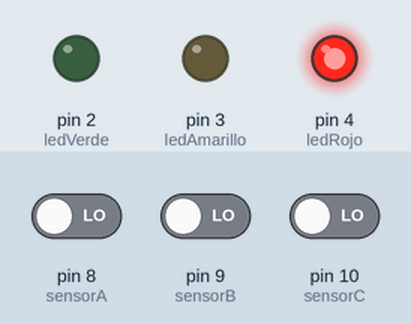
This sketch was run on a simulated Arduino Uno, built with avr-gcc and run on an emulated ATmega328P. On the bench: output pins drawn as LEDs (lit = HIGH). Inputs (shaded band) come from the test bench; at power-on: pin 8 (sensorA) LOW, pin 9 (sensorB) LOW, pin 10 (sensorC) LOW.

Above: at 1.2 s.
1.3 s: pin 8 (sensorA) driven HIGH and pin 9 (sensorB) driven HIGH
At 1.7 s:
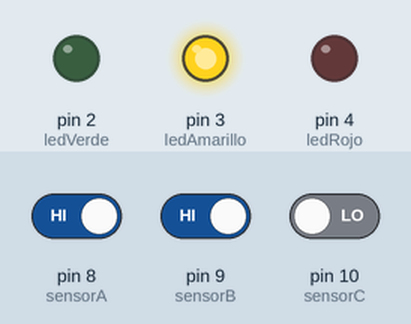
2.8 s: pin 10 (sensorC) driven HIGH
At 4.0 s:
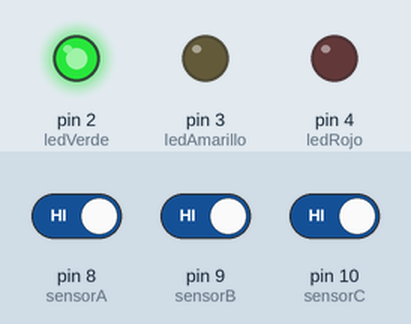
4.3 s: pin 10 (sensorC) driven LOW
At 5.2 s:
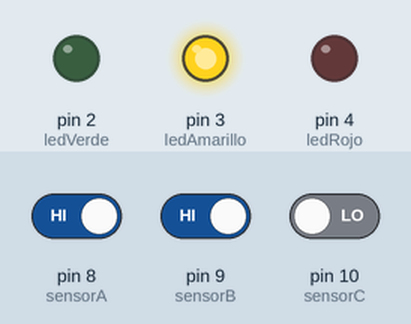
5.8 s: pin 8 (sensorA) driven LOW
At 6.3 s:
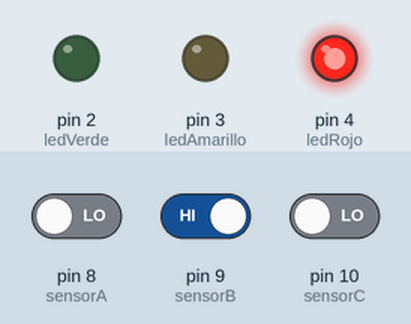
Timing chart, 0 to 8.3 s (numbered marks = the images above; inputs shaded):
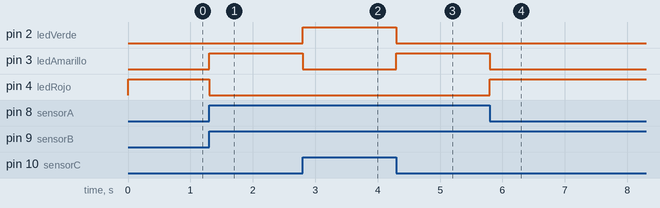

The sketch:

Sensores_de_Fabrica.ino
```cpp
//Una fabrica de quesos cuenta con tres sensores que
//permiten medir el largo, ancho y peso de cada queso.
//El producto se rechaza si al menos dos de las medidas
//son erradas (0). El producto pasa a revisión si al menos
//uno de los sensores reporta un valor errado (0).
//El producto sale para despacho si todos los sensores
//reportan un buen estado (1).


int ledRojo = 4;     //PUERTO DE SALIDA
int ledAmarillo = 3;  //PUERTO DE SALIDA
int ledVerde = 2;     //PUERTO DE SALIDA

int sensorA = 8; // ENTRADA DEL SENSOR A
int sensorB = 9; // ENTRADA DEL SENSOR B
int sensorC = 10; //ENTRADA DEL SENSOR C

// (sensorA and sensor B) or sensorC

int x=0; //PARA ALMACENAR EL VALOR DEL SENSOR A
int y=0; //PARA ALMACENAR EL VALOR DEL SENSOR B
int z=0; //PARA ALMACENAR EL VALOR DEL SENSOR C

int verde;
int Rojo;
int amarillo;

void setup()
{
  pinMode(ledRojo, OUTPUT);     //SALIDA
  pinMode(ledAmarillo, OUTPUT);   //SALIDA
  pinMode(ledVerde, OUTPUT);    //SALIDA


  pinMode(sensorA, INPUT); //ENTRADA
  pinMode(sensorB, INPUT); //ENTRADA
  pinMode(sensorC, INPUT); //ENTRADA

}

void loop()
{
  x = digitalRead(sensorA);  //LEER EL SENSOR A
  y = digitalRead(sensorB);  //LEER EL SENSOR B
  z = digitalRead(sensorC);  //LEER EL SENSOR C

  verde = x&y&z;
  amarillo = (!x & y & z) | (x & !y & z) | (x & y & !z);
  Rojo = (!x & !y) | (!x & !z) | (!y & !z);

  digitalWrite(ledVerde, verde);
  digitalWrite(ledRojo, Rojo);
  digitalWrite(ledAmarillo, amarillo);

}
```

Measured:
- after the input at 1.3 s, pin 3 (ledAmarillo): LOW → HIGH at once; pin 4 (ledRojo): HIGH → LOW at once
- after the input at 2.8 s, pin 2 (ledVerde): LOW → HIGH at once; pin 3 (ledAmarillo): HIGH → LOW at once
- after the input at 4.3 s, pin 2 (ledVerde): HIGH → LOW at once; pin 3 (ledAmarillo): LOW → HIGH at once
- after the input at 5.8 s, pin 3 (ledAmarillo): HIGH → LOW at once; pin 4 (ledRojo): LOW → HIGH at once
